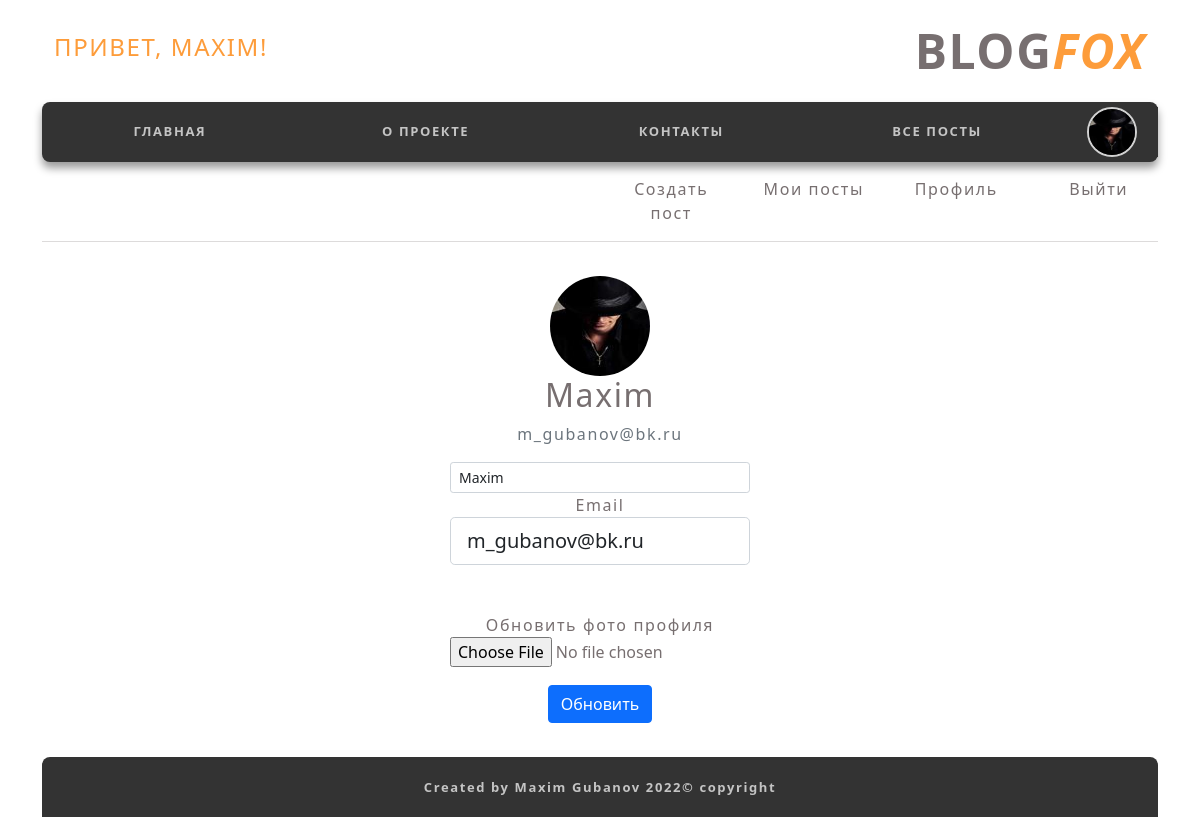
Page /account (signed in) on the committed database.
### flask_Gubanov_project/models.py (models this page shows, shortened)
class User(db.Model, UserMixin):
    id = db.Column(db.Integer, primary_key=True)
    username = db.Column(db.String(20), unique=True, nullable=False)
    email = db.Column(db.String(120), unique=True, nullable=False)
    image_file = db.Column(db.String(20), nullable=False, default='default.png')
    password = db.Column(db.String(60), nullable=False)
    posts = db.relationship('Post', backref='author', lazy=True)

### flask_Gubanov_project/users/routes.py (the view)
@users.route("/account", methods=['GET', 'POST'])
@login_required
def account():
    form = UpdateAccountForm()
    if form.validate_on_submit():
        if form.picture.data:
            picture_file = save_picture(form.picture.data, path_save='static/profile_pics')
            current_user.image_file = picture_file
        current_user.username = form.username.data
        current_user.email = form.email.data
        db.session.commit()
        flash('Ваш аккаунт был обновлен!', 'success')
        return redirect(url_for('users.account'))
    elif request.method == 'GET':
        form.username.data = current_user.username
        form.email.data = current_user.email
        page = request.args.get('page', 1, type=int)
        user = User.query.filter_by(username=form.username.data).first_or_404()
        posts = Post.query.filter_by(author=user).order_by(Post.date_posted.desc()).paginate(page=page, per_page=5)
    image_file = url_for('static', filename='profile_pics/' + current_user.image_file)
    return render_template('account.html', title='Account', image_file=image_file, form=form, posts=posts, user=user)

### flask_Gubanov_project/users/forms.py (shortened to what this page needs)
class UpdateAccountForm(FlaskForm):
    username = StringField('Имя пользователя', validators=[DataRequired(), Length(min=2, max=20)])
    email = StringField('Email', validators=[DataRequired(), Email()])
    picture = FileField('Обновить фото профиля', validators=[FileAllowed(['jpg', 'png'])])
    submit = SubmitField('Обновить')

### flask_Gubanov_project/models.py (called while the page is built)
@login_manager.user_loader
def load_user(user_id):
    return User.query.get(int(user_id))

### flask_Gubanov_project/templates/account.html (shortened to what this page needs)
{% extends "layout.html" %}
{% block content %}
<div class="reg">
        <div class="reg_body text-center">
            <div class="reg_block">
                <div class="media">
                    <img class="rounded-circle account-img" src="{{ image_file }}">
                    <div class="media-body">
                        <h2 class="account-heading">{{ current_user.username }}</h2>
                        <p class="text-secondary">{{ current_user.email }}</p>
                    </div>
                </div>
                <form method="POST" action="" enctype="multipart/form-data">
                    <fieldset class="form-group">
                        {% if form.username.errors %}
                              {{ form.username(class="form-control form-control-lg is-invalid") }}
                                <div class="invalid-feedback">
                                    {% for error in form.username.errors %}
                                        <span>{{ error }}</span>
                                    {% endfor %}
                                </div>
                        {% else %}
                            {{ form.username(class="form-control form-control-sm") }}
                        {% endif %}
                        {{ form.email.label(class="form-control-label") }}
                        {% if form.email.errors %}
                            {{ form.email(class="form-control form-control-lg is-invalid") }}
                                <div class="invalid-feedback">
                                    {% for error in form.email.errors %}
                                        <span>{{ error }}</span>
                                    {% endfor %}
                                </div>
                        {% else %}
                            {{ form.email(class="form-control form-control-lg") }}
                        {% endif %}<br><br>
                        {{ form.picture.label() }}
                        {{ form.picture(class="form-control-file") }}
                    </fieldset>
                    <div class="form-group">
                        {{ form.submit(class="btn btn-primary reg-btn") }}
                    </div>
                </form>
            </div>
        </div>
    </div>
{% endblock content %}

### flask_Gubanov_project/templates/inc-header.html
<header class="header">
        <div class="container">
            <div class="top-block block row justify-content-between text-uppercase">
                <div class="top-block_logo col text-left">
                    {% if current_user.is_authenticated %}
                        <h4>Привет, {{ current_user.username }}!</h4>
                    {% else %}
                        <h4>Здравствуй, гость!</h4>
                    {% endif %}
                </div>
                <div class="top-block_mobile-contact col">blog<span>fox</span></div>
            </div>
            <nav class="navigator">
                <div class="nav_items block bg row text-uppercase">
                    <div class="nav_item col"><a href="{{ url_for('main.home') }}" class="nav_link"><span>главная</span></a></div>
                    <div class="nav_item col"><a href="#" class="nav_link"><span>о проекте</span></a></div>
                    <div class="nav_item col"><a href="#" class="nav_link"><span>контакты</span></a></div>
                        {% if current_user.is_authenticated %}
                            <div class="nav_item col"><a href="{{ url_for('posts.allpost') }}" class="nav_link"><span>все посты</span></a></div>
                            <div class="nav_item col-1">
                                <a href="{{ url_for('posts.allpost') }}" class="nav_link">
                                    <img class="rounded-circle account-img" style="width: 50px; height: 50px; border: 2px solid rgb(210, 210, 210);" src="{{ url_for('static', filename='profile_pics/' + current_user.image_file)}}" alt="">
                                </a>
                            </div>
                        {% else %}
                            <div class="nav_item col"><a href="{{ url_for('users.register') }}" class="nav_link" id="linkReg_"><span>регистрация</span></a></div>
                            <div class="nav_item col"><a href="{{ url_for('users.login') }}" class="nav_link"><span>войти</span></a></div>
                        {% endif %}
                </div>
                    {% if current_user.is_authenticated %}
                        <div class="nav_manage_user_post row justify-content-between text-center">
                            <div class="col-md-6"></div>
                            <div class="manage_item col"><a href="{{ url_for('posts.new_post') }}" class="nav_link"><span>Создать пост</span></a></div>
                            <div class="manage_item col"><a href="{{ url_for('users.user_posts', username=current_user.username) }}" class="nav_link"><span>Мои посты</span></a></div>
                            <div class="manage_item col"><a href="{{ url_for('users.account') }}" class="nav_link"><span>Профиль</span></a></div>
                            <div class="manage_item col"><a href="{{ url_for('users.logout') }}" class="nav_link"><span>Выйти</span></a></div>
                        </div>
                        <hr>
                    {% endif %}
            </nav>
        </div>
</header>

### flask_Gubanov_project/templates/inc-general-style.html (style rules this page uses)
a { text-decoration: none; color: inherit; }
body { letter-spacing: 0.1rem; color: #776f70; }
.block { margin: 15px 0 15px 0; }
.bg { height: 60px; background-color: #333333; display: flex; justify-content: center; align-items: center; font-size: small; font-weight: 600; color: #c4c4c4; }
.top-block { align-items: center; font-size: x-large; font-weight: 600; }
.top-block_logo { color: #fd9c3a; }
.top-block_mobile-contact { text-align: end; font-size: 48px; font-weight: 800; }
.top-block_mobile-contact span { color: #fd9c3a; font-style: italic; }
.nav_items { height: 60px; border-radius: 8px; box-shadow: 0 6px 8px rgba(0, 0, 0, 0.4); }
.nav_item { display: flex; justify-content: center; align-items: center; background-color: #333333; font-size: small; font-weight: 600; }
.nav_item span { color: #c4c4c4; }
.reg { width: 300px; margin: 0 auto; }
.reg_block { margin: 34px 0; }
.reg-btn { margin-top: 18px; }

### flask_Gubanov_project/templates/account.html (style rules this page uses)
.account-img { width: 100px; height: 100px; }

### rows in the picture
User: username "MAXIM", image_file (picture), username "Maxim", email "m_gubanov@bk.ru"
